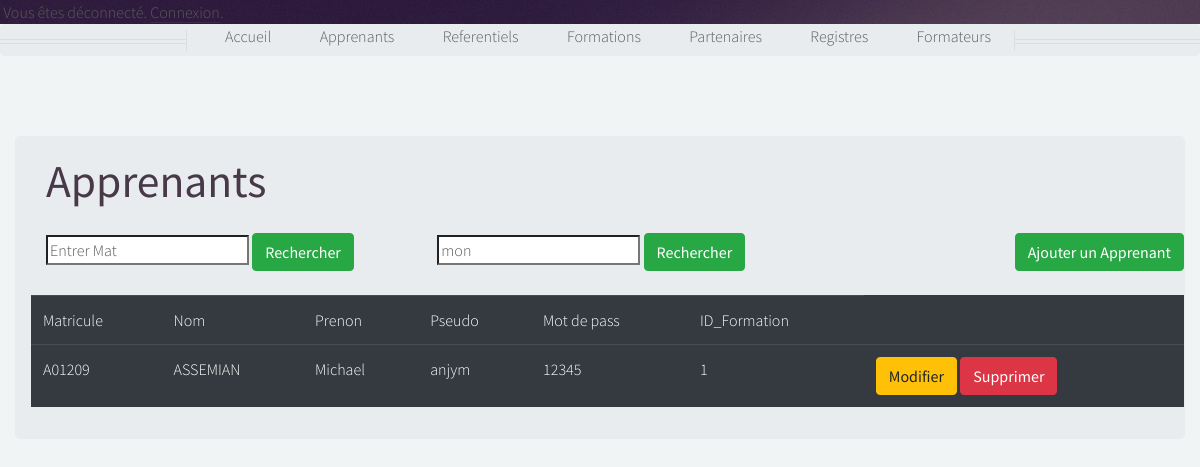
The app's page /filtre_appre with its own data.
### app.py (models this page shows, shortened)
class Apprenants(db.Model):
    Matricule_appr=db.Column(db.String(50),primary_key=True)
    nom_appr=db.Column(db.String(50))
    prenom_appr=db.Column(db.String(50))
    pseudo=db.Column(db.String(50))
    password=db.Column(db.String(50))
    id_formation=db.Column(db.Integer)

### app.py (the view)
@app.route('/filtre_appre', methods=['GET', 'POST'], defaults={"page": 1})
def filtre_appre(page):
    page = page
    pages = 5
    appren = Apprenants.query.order_by(Apprenants.Matricule_appr.asc())
    if request.method == 'POST' and 'tag6' in request.form:
       tag = request.form["tag6"]
       search = "%{}%".format(tag)
       appren = Apprenants.query.filter(Apprenants.Matricule_appr.like(search))
       return render_template('apprenants.html', appren=appren, tag=tag)
    elif request.method=='POST' and 'tag7' in request.form:
        tag = request.form["tag7"]
        search = "%{}%".format(tag)
        appren = Apprenants.query.filter(Apprenants.nom_appr.like(search))
        return render_template('apprenants.html', appren=appren, tag=tag)
    return render_template('apprenants.html', appren=appren)

### templates/apprenants.html (shortened to what this page needs)
{% extends 'base.html' %}
{% block body %}
<div class="container"><br><br>
  <div class="jumbotron p-3">
    <div class="row">
        <div class="col md-12">
          <div class="container">
            <h2>Apprenants</h2><br>
  <div class="row">
    <div class="col-sm">
      <form action="/filtre_appre" method="POST" autocomplete="off", role="form">
                  <input  class="" name="tag6" id="tag6"  placeholder="Entrer Mat"/>
                  <button type="submit" class="btn btn-success">Rechercher</button>
              </form>
    </div>
    <div class="col-sm">
      <form action="/filtre_appre" method="POST" autocomplete="off", role="form">
                  <input  class="" name="tag7" id="tag7"  placeholder="mon"/>
                  <button type="submit" class="btn btn-success">Rechercher</button>
              </form>
    </div>
                <div class="col-sm">
                 <button type="button"  class="btn btn-success float-right"
                data-toggle="modal" data-target="#mymodal">Ajouter un Apprenant</button>
                 </div>
</div><br>
</div>
                <table class="table table-hover table-dark">
                    <tr>
                        <th>Matricule</th>
                        <th>Nom</th>
                        <th>Prenon</th>
                        <th>Pseudo</th>
                        <th>Mot de pass</th>
                        <th>ID_Formation</th>
                    </tr>
                   {% for row in appren %}
                    <tr>
                        <td>{{row.Matricule_appr}}</td>
                        <td>{{row.nom_appr}}</td>
                        <td>{{row.prenom_appr}}</td>
                        <td>{{row.pseudo}}</td>
                        <td>{{row.password}}</td>
                        <td>{{row.id_formation}}</td>
                        <td>
                            <a href="/update_appren/{{row.Matricule_appr}}" class="btn btn-warning btn-xs" data-toggle="modal" data-target="#modaledit{{row.Matricule_appr}}">Modifier</a>
                            <a href="{{url_for('delete_appren',mat=row.Matricule_appr)}}" class="btn btn-danger btn-xs" onclick="return confirm('Supprimer??')">Supprimer</a>
                        </td>
                    </tr>
                    {% endfor %}
                </table>
            </div>
        </div>
    </div>
</div>
{% endblock %}

### static/assets/css/main.css (style rules this page uses)
html, body, div, span, applet, object, iframe, h1, h2, h3, h4, h5, h6, p, blockquote, pre, a, abbr, acronym, address, big, cite, code, del, dfn, em, img, ins, kbd, q, s, samp, small, strike, strong, sub, sup, tt, var, b, u, i, center, dl, dt, dd, ol, ul, li, fieldset, form, label, legend, table, caption, tbody, tfoot, thead, tr, th, td, article, aside, canvas, details, embed, figure, figcaption, footer, header, hgroup, menu, nav, output, ruby, section, summary, time, mark, audio, video { margin: 0; padding: 0; border: 0; font-size: 100%; font: inherit; vertical-align: baseline; }
body { line-height: 1; }
table { border-collapse: collapse; border-spacing: 0; }
body { -webkit-text-size-adjust: none; }
input, select, textarea { -moz-appearance: none; -webkit-appearance: none; -ms-appearance: none; appearance: none; }
html { box-sizing: border-box; }
*, *:before, *:after { box-sizing: inherit; }
body { background: #f0f4f4; color: #5b5b5b; font-size: 15pt; line-height: 1.85em; font-family: 'Source Sans Pro', sans-serif; font-weight: 300; }
input, textarea, select { font-size: 15pt; line-height: 1.85em; font-family: 'Source Sans Pro', sans-serif; font-weight: 300; }
h1, h2, h3, h4, h5, h6 { font-weight: 400; color: #483949; line-height: 1.25em; }
h2 { font-size: 2.85em; }
a { color: inherit; border-bottom: solid 1px rgba(128, 128, 128, 0.15); text-decoration: none; -moz-transition: background-color 0.35s ease-in-out, color 0.35s ease-in-out, border-bottom-color 0.35s ease-in-out; -webkit-transition: background-color 0.35s ease-in-out, color 0.35s ease-in-out, border-bottom-color 0.35s ease-in-out; -ms-transition: background-color 0.35s ease-in-out, color 0.35s ease-in-out, border-bottom-color 0.35s ease-in-out; transition: background-color 0.35s ease-in-out, color 0.35s ease-in-out, border-bottom-color 0.35s ease-in-out; }
p, ul, ol, dl, table { margin-bottom: 1em; }
.container { margin: 0 auto; max-width: 100%; width: 1400px; }
@media screen and (max-width: 1680px) { .container { width: 1200px; } }
@media screen and (max-width: 1280px) { .container { width: 100%; } }
.row { display: flex; flex-wrap: wrap; box-sizing: border-box; align-items: stretch; }
.row > * { box-sizing: border-box; }
.row { margin-top: -40px; margin-left: -40px; }
.row > * { padding: 40px 0 0 40px; }
@media screen and (max-width: 1680px) { .row { display: flex; flex-wrap: wrap; box-sizing: border-box; align-items: stretch; } }
@media screen and (max-width: 1680px) { .row > * { box-sizing: border-box; } }
@media screen and (max-width: 1680px) { .row { margin-top: -40px; margin-left: -40px; } }
@media screen and (max-width: 1680px) { .row > * { padding: 40px 0 0 40px; } }
@media screen and (max-width: 1280px) { .row { display: flex; flex-wrap: wrap; box-sizing: border-box; align-items: stretch; } }
@media screen and (max-width: 1280px) { .row > * { box-sizing: border-box; } }
@media screen and (max-width: 1280px) { .row { margin-top: -36px; margin-left: -36px; } }
@media screen and (max-width: 1280px) { .row > * { padding: 36px 0 0 36px; } }
table { width: 100%; }
input[type="button"], input[type="submit"], input[type="reset"], button, .button { position: relative; display: inline-block; background: #df7366; color: #fff; text-align: center; border-radius: 0.5em; text-decoration: none; padding: 0.65em 3em 0.65em 3em; border: 0; cursor: pointer; outline: 0; font-weight: 300; -moz-transition: background-color 0.35s ease-in-out, color 0.35s ease-in-out, border-bottom-color 0.35s ease-in-out; -webkit-transition: background-color 0.35s ease-in-out, color 0.35s ease-in-out, border-bottom-color 0.35s ease-in-out; -ms-transition: background-color 0.35s ease-in-out, color 0.35s ease-in-out, border-bottom-color 0.35s ease-in-out; transition: background-color 0.35s ease-in-out, color 0.35s ease-in-out, border-bottom-color 0.35s ease-in-out; }
@media screen and (max-width: 1680px) { body, input, textarea, select { font-size: 14pt; line-height: 1.75em; } }
@media screen and (max-width: 1280px) { body, input, textarea, select { font-size: 12pt; line-height: 1.5em; } }

### records on screen
Apprenants: Matricule_appr "A01209", nom_appr "ASSEMIAN", prenom_appr "Michael", pseudo "anjym", password "12345", id_formation "1"
